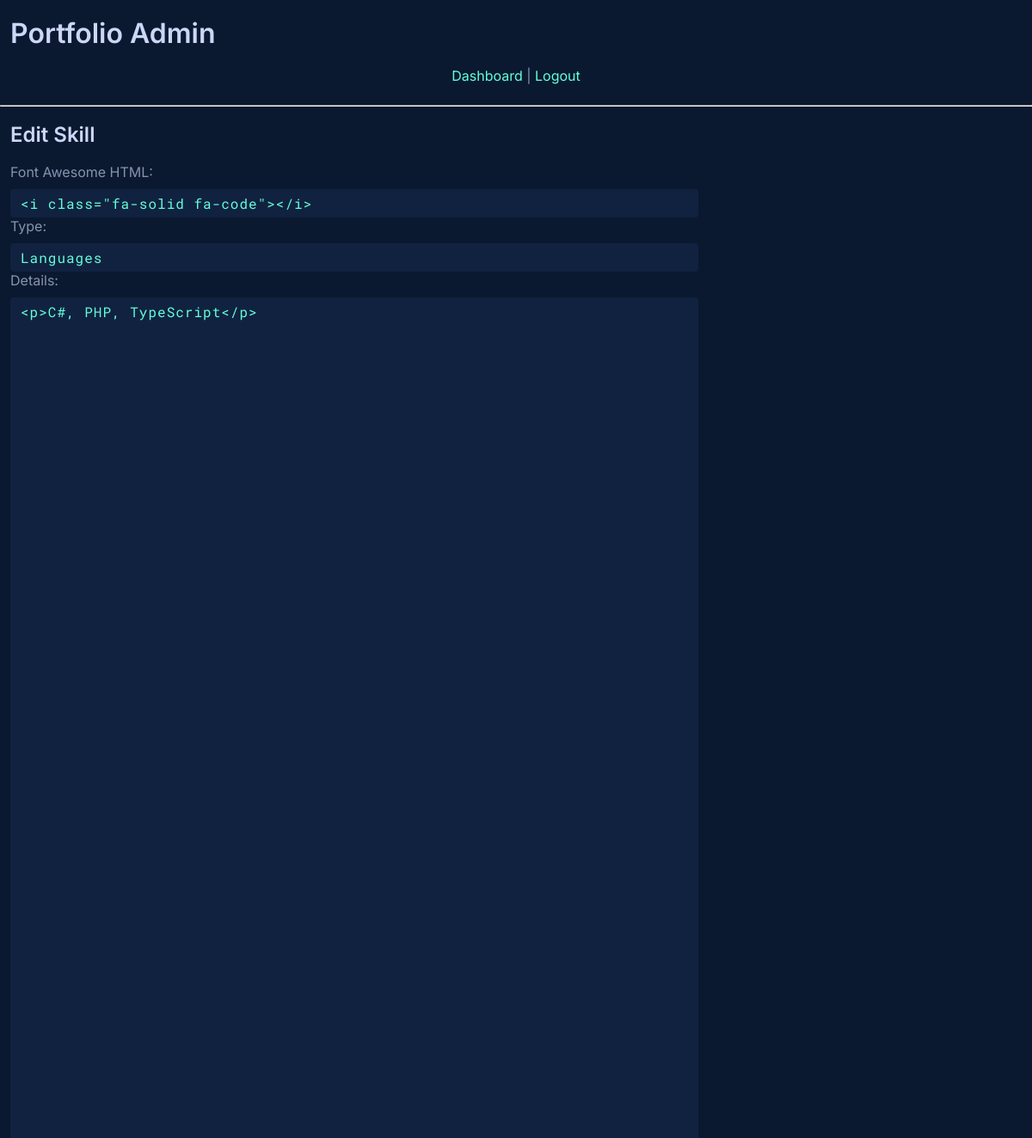
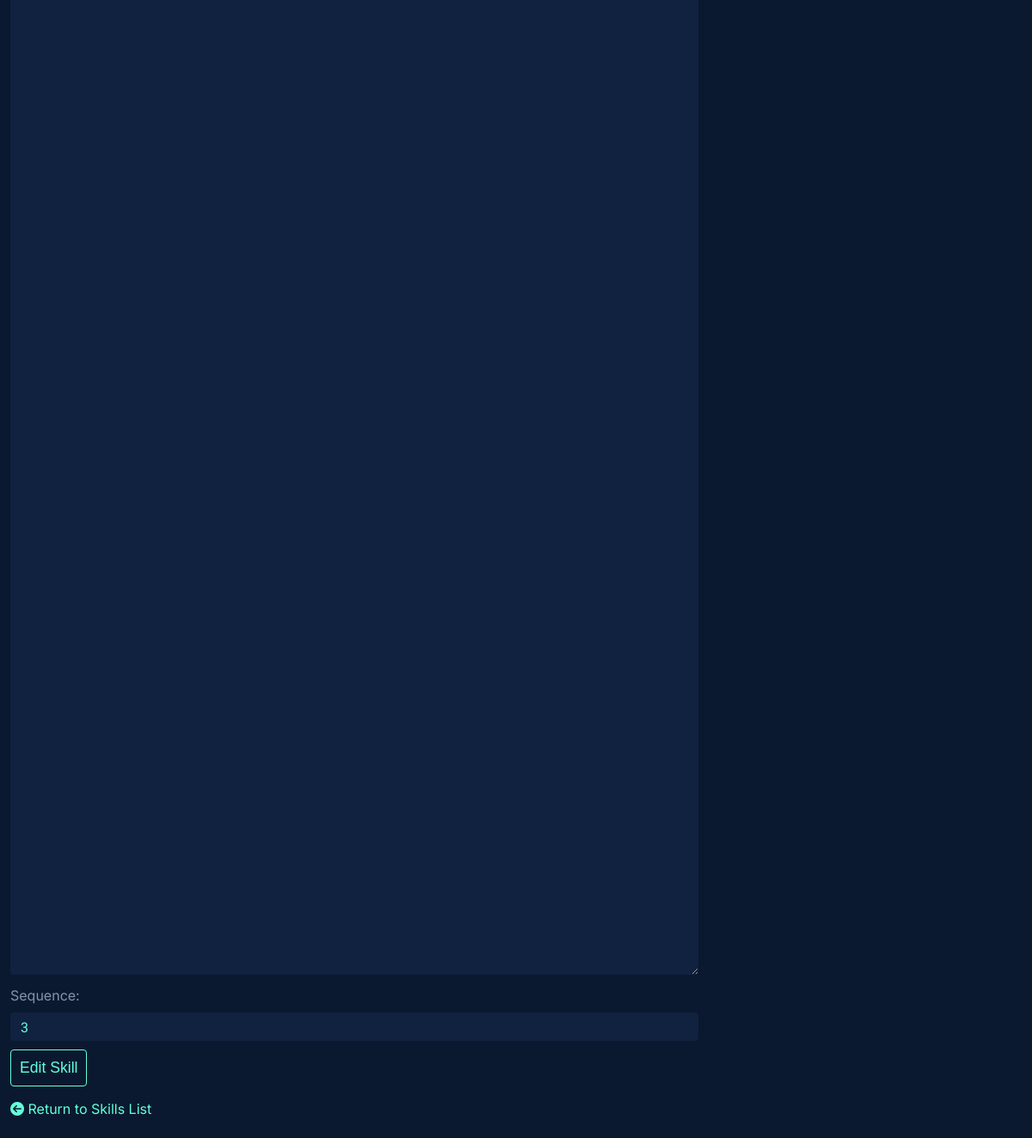
The page /admin/skills_edit.php?id=6 (signed in) on the database its author committed (2 pictures, top to bottom).
### tables this page shows
CREATE TABLE `skills` (
  `id` int(11) NOT NULL,
  `type` varchar(50) NOT NULL,
  `details` varchar(250) NOT NULL,
  `photo` longblob NOT NULL,
  `sequence` int(11) NOT NULL,
  `fontawesomeHTML` varchar(250) NOT NULL
);

### admin/skills_edit.php (the view, shortened to what this page needs)
<?php
include('includes/database.php');
if (isset($_GET['id'])) {
  $query = 'SELECT *
    FROM skills
    WHERE id = ' . $_GET['id'] . '
    LIMIT 1';
  $result = mysqli_query($connect, $query);
  $record = mysqli_fetch_assoc($result);
}
include('includes/header.php');
?>
<h2>Edit Skill</h2>
<form method="post">
  <label for="type">Font Awesome HTML:</label>
  <input class="form-control" type="text" name="fontawesomeHTML" id="fontawesomeHTML" value="<?php echo htmlentities($record['fontawesomeHTML']); ?>">
  <br>
  <label for="type">Type:</label>
  <input class="form-control" type="text" name="type" id="type" value="<?php echo htmlentities($record['type']); ?>">
  <br>
  <label for="details">Details:</label>
  <textarea class="form-control" type="text" name="details" id="details" rows="100"><?php echo htmlentities($record['details']); ?></textarea>
  <br>
  <label for="sequence">Sequence:</label>
  <input class="form-control" type="number" name="sequence" id="sequence" value="<?php echo htmlentities($record['sequence']); ?>">
  <br>
  <input type="submit" value="Edit Skill">
</form>
<p><a href="skills.php"><i class="fas fa-arrow-circle-left"></i> Return to Skills List</a></p>
<?php
include('includes/footer.php');
?>

### admin/styles.css (style rules this page uses)
:root { --green: #64ffda; --background: #0a192f; --dark-slate: #495670; }
html { box-sizing: border-box; width: 100%; scroll-behavior: smooth; }
*, *::before, *::after { box-sizing: inherit; }
body { margin: 0; background-color: var(--background); color: #8892b0; font-family: 'Inter', sans-serif; counter-reset: item section; height: 100%; animation: enablescroll 0.2 3s; }
h1, h2, h3, h4, h5, h6 { font-weight: 600; color: #ccd6f6; line-height: 1.1; }
p { margin-bottom: 24px; }
a { display: inline-block; }
a:link, a:active, a:hover, a:visited { text-decoration: none; color: var(--green); }
label { display: block; margin: 0 0 10px 0; text-align: left; }
textarea { border-radius: 0; font-size: 14px; padding: 5px; width: 100%; margin: 0 0 10px 0; box-sizing: border-box; }
input[type=submit] { border: 0; background-color: transparent ; color: var(--green); padding: 10px 10px; font-size: 110%; margin-top: 10px; border: 1px solid var(--green); border-radius: 4px; }
.form-control { width: 100%; color: var(--green); letter-spacing: 1px; border: none; border-radius: 4px; background-color: #112240; padding: 6px 12px; font-family: 'Roboto Mono', monospace; max-width: 800px; font-size: 1rem; }
.form-control::placeholder { color: #8892B0; }

### rows shown on the page
skills: fontawesomeHTML "<i class=\"fa-solid fa-code\"></i>", type "Languages", details "<p>C#, PHP, TypeScript</p>", sequence "3"
